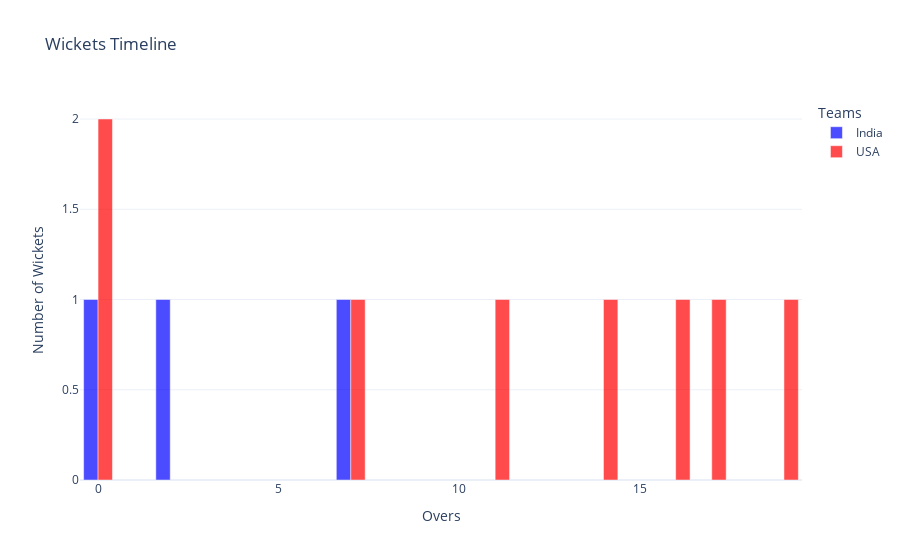

This figure's notebook cell:
### Code cell
#Now, let’s have a look at the wickets timeline

india_wickets = data[(data['team'] == 'India') & data['wickets_0_player_out'].notna()].groupby('over').size()
usa_wickets = data[(data['team'] == 'United States of America') & data['wickets_0_player_out'].notna()].groupby('over').size()

fig = go.Figure()

fig.add_trace(go.Bar(
    x=india_wickets.index,
    y=india_wickets.values,
    name='India',
    marker_color='blue',
    opacity=0.7
))

fig.add_trace(go.Bar(
    x=usa_wickets.index,
    y=usa_wickets.values,
    name='USA',
    marker_color='red',
    opacity=0.7
))

fig.update_layout(
    title='Wickets Timeline',
    xaxis_title='Overs',
    yaxis_title='Number of Wickets',
    barmode='group',
    template='plotly_white',
    legend_title='Teams'
)

fig.show()

### Figure 1 — Plotly figure (JSON) as saved in the notebook; plotly's stock layout.template omitted (floating-point values rounded to 4 significant figures)
{"data": [{"marker": {"color": "blue"}, "name": "India", "opacity": 0.7, "type": "bar", "x": [0, 2, 7], "y": [1, 1, 1]}, {"marker": {"color": "red"}, "name": "USA", "opacity": 0.7, "type": "bar", "x": [0, 7, 11, 14, 16, 17, 19], "y": [2, 1, 1, 1, 1, 1, 1]}], "layout": {"barmode": "group", "legend": {"title": {"text": "Teams"}}, "title": {"text": "Wickets Timeline"}, "xaxis": {"title": {"text": "Overs"}}, "yaxis": {"title": {"text": "Number of Wickets"}}}}
